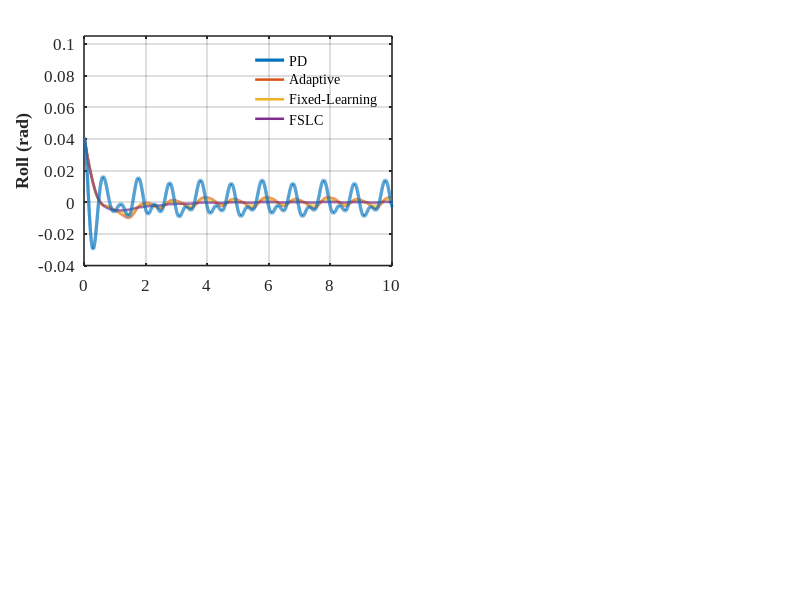

Here is the MATLAB script that generated this plot: (Note: this script raises an error after producing the figure.)
% 3-D Cubli 控制对比：PD vs Adaptive vs Fixed-Learning vs FSLC
function reproduce_simulation
%% 1. 系统物理参数初始化
Theta_0 = [16, -5.6, -5.6; -5.6, 16, -5.6; -5.6, -5.6, 16] * 1e-3; 
Theta_w = diag([1.811, 1.811, 1.811]) * 1e-4; 
hat_Theta_0 = Theta_0 - Theta_w; 
m_dist = [0.0787; 0.0787; 0.0787]; 
g_vec = [0; 0; -9.8];              
max_torque = 0.26; % 物理极限力矩             

% 增加一个全局阻尼系数，供所有控制器使用以计算 Bias
K_dump = 0.00005;

%% 2. 目标姿态与仿真设置
v_body = [1; 1; 1] / sqrt(3);
v_world = [0; 0; 1];
axis_rot = cross(v_body, v_world);
axis_rot = axis_rot / norm(axis_rot);
angle_rot = acos(dot(v_body, v_world));
q_target = [cos(angle_rot/2); axis_rot * sin(angle_rot/2)];
dt = 0.001;                        
T_final = 10;                      
time = 0:dt:T_final;
n = length(time);
% 统一的初始姿态
q0 = q_target + [0; 0.03; -0.02; 0.02]; 
q0 = q0 / norm(q0); 
% 有界反作用轮力矩扰动 (四组仿真共用，持续正弦扰动)
dist_all = zeros(3, n);
for i = 1:n
    dist_all(:, i) = [0.02 * sin(2*pi * 1.0 * time(i)); 
                      0.015 * cos(2*pi * 0.5 * time(i)); 
                      0.01 * sin(2*pi * 2.0 * time(i))];
end

%% ================== 仿真 1: FSLC 自学习控制 ==================
x_olc = zeros(10, n); x_olc(4:7, 1) = q0;
u_olc = zeros(3, n);
tilt_err_olc = zeros(2, n); % Roll/Pitch 倾角误差(rad)
Kp_olc = 12.0; Kd_olc = 1.5; 
alpha_olc = 0.85;     
epsilon_olc = 0.05;   
beta_olc = 50000.0;   
sigma_s = 3.0;        
p2_olc = 0.8;         
for i = 1:n-1
    w_h = x_olc(1:3, i); q = x_olc(4:7, i); w_w = x_olc(8:10, i);    
    
    q_inv = [q_target(1); -q_target(2:4)];
    q_err = zeros(4,1);
    q_err(1)   = q_inv(1)*q(1) - dot(q_inv(2:4), q(2:4));
    q_err(2:4) = q_inv(1)*q(2:4) + q(1)*q_inv(2:4) + cross(q_inv(2:4), q(2:4));
    
    Bias = q_err(2:4) + K_dump * w_w; 
    Gyro = w_h;
    tilt_err_olc(:, i) = cubliRollPitchTilt(q, v_body); 
    
    s_surf = Gyro + sigma_s * Bias; 
    s_sq = dot(s_surf, s_surf); 
    s_4 = s_sq * s_sq;          
    
    if i == 1
        u_prev_4 = 0;
    else
        u_prev_sq = dot(u_olc(:, i-1), u_olc(:, i-1));
        u_prev_4 = u_prev_sq * u_prev_sq;
    end
    
    p1_weight = alpha_olc / (1.0 + beta_olc * s_4 + 50.0 * u_prev_4) + epsilon_olc;
    
    u_pd = Kp_olc * Bias + Kd_olc * Gyro; 
    
    if i == 1
        u_raw = p2_olc * u_pd;
    else
        u_raw = p1_weight .* u_olc(:, i-1) + p2_olc * u_pd; 
    end
    u_olc(:, i) = max(min(u_raw, max_torque), -max_torque);
    
    % --- 物理动力学 ---
    p_wh = hat_Theta_0 * w_h + Theta_w * (w_h + w_w);
    R = [1-2*(q(3)^2+q(4)^2), 2*(q(2)*q(3)-q(1)*q(4)), 2*(q(2)*q(4)+q(1)*q(3));
         2*(q(2)*q(3)+q(1)*q(4)), 1-2*(q(2)^2+q(4)^2), 2*(q(3)*q(4)-q(1)*q(2));
         2*(q(2)*q(4)-q(1)*q(3)), 2*(q(3)*q(4)+q(1)*q(2)), 1-2*(q(2)^2+q(3)^2)]';
    dot_p_wh = -cross(w_h, p_wh) + cross(m_dist, R * g_vec);
    dot_p_ww = u_olc(:, i) + dist_all(:, i); 
    dot_wh = hat_Theta_0 \ (dot_p_wh - dot_p_ww);
    dot_ww = (Theta_w \ dot_p_ww) - dot_wh;
    W = [0, -w_h(1), -w_h(2), -w_h(3); w_h(1), 0, w_h(3), -w_h(2);
         w_h(2), -w_h(3), 0, w_h(1); w_h(3), w_h(2), -w_h(1), 0];
    dot_q = 0.5 * W * q;
    
    x_olc(1:3, i+1) = x_olc(1:3, i) + dot_wh * dt;
    x_olc(4:7, i+1) = x_olc(4:7, i) + dot_q * dt;
    x_olc(4:7, i+1) = x_olc(4:7, i+1) / norm(x_olc(4:7, i+1)); 
    x_olc(8:10, i+1)= x_olc(8:10, i) + dot_ww * dt;
end
q = x_olc(4:7, n);
tilt_err_olc(:, n) = cubliRollPitchTilt(q, v_body);

%% ================== 仿真 2: 纯自适应控制 (PD 控制) ==================
x_adp = zeros(10, n); x_adp(4:7, 1) = q0;
u_adp = zeros(3, n);
tilt_err_adp = zeros(2, n); % Roll/Pitch 倾角误差(rad)
Kp_base = 8.0; Kd_base = 1.0; Delta_Kp = 15.0; Delta_Kd = 2.0; alpha = 200.0;
for i = 1:n-1
    w_h = x_adp(1:3, i); q = x_adp(4:7, i); w_w = x_adp(8:10, i);    
    
    q_inv = [q_target(1); -q_target(2:4)];
    q_err = zeros(4,1);
    q_err(1)   = q_inv(1)*q(1) - dot(q_inv(2:4), q(2:4));
    q_err(2:4) = q_inv(1)*q(2:4) + q(1)*q_inv(2:4) + cross(q_inv(2:4), q(2:4));
    
    Bias_real = q_err(2:4); 
    Gyro = w_h;
    tilt_err_adp(:, i) = cubliRollPitchTilt(q, v_body); 
    Bias_adp = Bias_real + K_dump * w_w;
    
    e_norm_sq = dot(Bias_adp, Bias_adp); 
    Kp_adapt = Kp_base + Delta_Kp * (1 - exp(-alpha * e_norm_sq));
    Kd_adapt = Kd_base + Delta_Kd * (1 - exp(-alpha * e_norm_sq));
    
    u_raw = Kp_adapt * Bias_adp + Kd_adapt * Gyro; 
    u_adp(:, i) = max(min(u_raw, max_torque), -max_torque);
    
    % --- 物理动力学 ---
    p_wh = hat_Theta_0 * w_h + Theta_w * (w_h + w_w);
    R = [1-2*(q(3)^2+q(4)^2), 2*(q(2)*q(3)-q(1)*q(4)), 2*(q(2)*q(4)+q(1)*q(3));
         2*(q(2)*q(3)+q(1)*q(4)), 1-2*(q(2)^2+q(4)^2), 2*(q(3)*q(4)-q(1)*q(2));
         2*(q(2)*q(4)-q(1)*q(3)), 2*(q(3)*q(4)+q(1)*q(2)), 1-2*(q(2)^2+q(3)^2)]';
    dot_p_wh = -cross(w_h, p_wh) + cross(m_dist, R * g_vec);
    dot_p_ww = u_adp(:, i) + dist_all(:, i); 
    dot_wh = hat_Theta_0 \ (dot_p_wh - dot_p_ww);
    dot_ww = (Theta_w \ dot_p_ww) - dot_wh;
    W = [0, -w_h(1), -w_h(2), -w_h(3); w_h(1), 0, w_h(3), -w_h(2);
         w_h(2), -w_h(3), 0, w_h(1); w_h(3), w_h(2), -w_h(1), 0];
    dot_q = 0.5 * W * q;
    
    x_adp(1:3, i+1) = x_adp(1:3, i) + dot_wh * dt;
    x_adp(4:7, i+1) = x_adp(4:7, i) + dot_q * dt;
    x_adp(4:7, i+1) = x_adp(4:7, i+1) / norm(x_adp(4:7, i+1)); 
    x_adp(8:10, i+1)= x_adp(8:10, i) + dot_ww * dt;
end
q = x_adp(4:7, n);
tilt_err_adp(:, n) = cubliRollPitchTilt(q, v_body);

%% ================== 仿真 3: 固定学习强度控制 (PD 控制) ==================
x_fix = zeros(10, n); x_fix(4:7, 1) = q0;
u_fix = zeros(3, n);
tilt_err_fix = zeros(2, n); % Roll/Pitch 倾角误差(rad)
Kp_fix = 12.0; Kd_fix = 1.5; 
p1_fixed = 0.2; % 历史权重
p2_fixed = 0.8; % 当前计算结果权重
for i = 1:n-1
    w_h = x_fix(1:3, i); q = x_fix(4:7, i); w_w = x_fix(8:10, i);    
    
    q_inv = [q_target(1); -q_target(2:4)];
    q_err = zeros(4,1);
    q_err(1)   = q_inv(1)*q(1) - dot(q_inv(2:4), q(2:4));
    q_err(2:4) = q_inv(1)*q(2:4) + q(1)*q_inv(2:4) + cross(q_inv(2:4), q(2:4));
    
    Bias = q_err(2:4) + K_dump * w_w; 
    Gyro = w_h;
    tilt_err_fix(:, i) = cubliRollPitchTilt(q, v_body); 
    
    u_pd = Kp_fix * Bias + Kd_fix * Gyro; 
    
    if i == 1
        u_raw = p2_fixed * u_pd;
    else
        u_raw = p2_fixed * u_pd + p1_fixed * u_fix(:, i-1); 
    end
    u_fix(:, i) = max(min(u_raw, max_torque), -max_torque);
    
    % --- 物理动力学 ---
    p_wh = hat_Theta_0 * w_h + Theta_w * (w_h + w_w);
    R = [1-2*(q(3)^2+q(4)^2), 2*(q(2)*q(3)-q(1)*q(4)), 2*(q(2)*q(4)+q(1)*q(3));
         2*(q(2)*q(3)+q(1)*q(4)), 1-2*(q(2)^2+q(4)^2), 2*(q(3)*q(4)-q(1)*q(2));
         2*(q(2)*q(4)-q(1)*q(3)), 2*(q(3)*q(4)+q(1)*q(2)), 1-2*(q(2)^2+q(3)^2)]';
    dot_p_wh = -cross(w_h, p_wh) + cross(m_dist, R * g_vec);
    dot_p_ww = u_fix(:, i) + dist_all(:, i); 
    dot_wh = hat_Theta_0 \ (dot_p_wh - dot_p_ww);
    dot_ww = (Theta_w \ dot_p_ww) - dot_wh;
    W = [0, -w_h(1), -w_h(2), -w_h(3); w_h(1), 0, w_h(3), -w_h(2);
         w_h(2), -w_h(3), 0, w_h(1); w_h(3), w_h(2), -w_h(1), 0];
    dot_q = 0.5 * W * q;
    
    x_fix(1:3, i+1) = x_fix(1:3, i) + dot_wh * dt;
    x_fix(4:7, i+1) = x_fix(4:7, i) + dot_q * dt;
    x_fix(4:7, i+1) = x_fix(4:7, i+1) / norm(x_fix(4:7, i+1)); 
    x_fix(8:10, i+1)= x_fix(8:10, i) + dot_ww * dt;
end
q = x_fix(4:7, n);
tilt_err_fix(:, n) = cubliRollPitchTilt(q, v_body);

%% ================== 仿真 4: PD 控制 (保留硬件调试系数 0.7 和 /10) ==================
x_hw = zeros(10, n); x_hw(4:7, 1) = q0;
u_hw = zeros(3, n);
tilt_err_hw = zeros(2, n); % Roll/Pitch 倾角误差(rad)

% 保留硬件调试系数：比例项乘 0.7，微分项除以 10。
% 保留变量名 x_hw/u_hw 以尽量减少对原绘图结构的修改。
Balance_KP = Kp_olc; 
Balance_KD = Kd_olc;  

for i = 1:n-1
    w_h = x_hw(1:3, i); q = x_hw(4:7, i); w_w = x_hw(8:10, i);    
    
    q_inv = [q_target(1); -q_target(2:4)];
    q_err = zeros(4,1);
    q_err(1)   = q_inv(1)*q(1) - dot(q_inv(2:4), q(2:4));
    q_err(2:4) = q_inv(1)*q(2:4) + q(1)*q_inv(2:4) + cross(q_inv(2:4), q(2:4));
    
    Bias = q_err(2:4) + K_dump * w_w; 
    Gyro = w_h;
    tilt_err_hw(:, i) = cubliRollPitchTilt(q, v_body); 
    
    % PD：按硬件实验控制律计算（以仿真中的 Gyro 单位为准）
    u_raw = Balance_KP * 0.7 * Bias + (Balance_KD / 10.0) * Gyro; 
    
    u_hw(:, i) = max(min(u_raw, max_torque), -max_torque);
    
    % --- 物理动力学 ---
    p_wh = hat_Theta_0 * w_h + Theta_w * (w_h + w_w);
    R = [1-2*(q(3)^2+q(4)^2), 2*(q(2)*q(3)-q(1)*q(4)), 2*(q(2)*q(4)+q(1)*q(3));
         2*(q(2)*q(3)+q(1)*q(4)), 1-2*(q(2)^2+q(4)^2), 2*(q(3)*q(4)-q(1)*q(2));
         2*(q(2)*q(4)-q(1)*q(3)), 2*(q(3)*q(4)+q(1)*q(2)), 1-2*(q(2)^2+q(3)^2)]';
    dot_p_wh = -cross(w_h, p_wh) + cross(m_dist, R * g_vec);
    dot_p_ww = u_hw(:, i) + dist_all(:, i); 
    dot_wh = hat_Theta_0 \ (dot_p_wh - dot_p_ww);
    dot_ww = (Theta_w \ dot_p_ww) - dot_wh;
    W = [0, -w_h(1), -w_h(2), -w_h(3); w_h(1), 0, w_h(3), -w_h(2);
         w_h(2), -w_h(3), 0, w_h(1); w_h(3), w_h(2), -w_h(1), 0];
    dot_q = 0.5 * W * q;
    
    x_hw(1:3, i+1) = x_hw(1:3, i) + dot_wh * dt;
    x_hw(4:7, i+1) = x_hw(4:7, i) + dot_q * dt;
    x_hw(4:7, i+1) = x_hw(4:7, i+1) / norm(x_hw(4:7, i+1)); 
    x_hw(8:10, i+1)= x_hw(8:10, i) + dot_ww * dt;
end
q = x_hw(4:7, n);
tilt_err_hw(:, n) = cubliRollPitchTilt(q, v_body);

% 0:dt:T_final 共 n 个采样时刻，但控制计算只执行到 n-1。
% 绘图中对末端控制量进行零阶保持，避免 10 s 处人为掉到零。
u_olc(:, n) = u_olc(:, n-1);
u_adp(:, n) = u_adp(:, n-1);
u_fix(:, n) = u_fix(:, n-1);
u_hw(:, n)  = u_hw(:, n-1);

%% ================== PD 与 Fixed-Learning 差异程度检查 ==================
idx_check = time >= 5 & time <= 8;
roll_rmse  = sqrt(mean((tilt_err_hw(1,idx_check) - tilt_err_fix(1,idx_check)).^2));
pitch_rmse = sqrt(mean((tilt_err_hw(2,idx_check) - tilt_err_fix(2,idx_check)).^2));
fprintf('5-8 s PD 与 Fixed-Learning 的 Roll RMSE = %.6e rad\n', roll_rmse);
fprintf('5-8 s PD 与 Fixed-Learning 的 Pitch RMSE = %.6e rad\n', pitch_rmse);

%% ================== 5. 绘图分析：论文双栏版，左右等宽，仅导出 PNG ==================

save_dir = fullfile(fileparts(mfilename('fullpath')), 'results');
if ~exist(save_dir, 'dir')
    mkdir(save_dir);
end

figure_names = {'Attitude Error', ...
                'Body Angular Velocity', ...
                'Wheel Angular Velocity', ...
                'Control Torque'};

y_labels_list = {
    {'Roll (rad)', 'Pitch (rad)'}, ...
    {'\omega_{hx} (rad/s)', '\omega_{hy} (rad/s)', '\omega_{hz} (rad/s)'}, ...
    {'\omega_{w1} (rad/s)', '\omega_{w2} (rad/s)', '\omega_{w3} (rad/s)'}, ...
    {'T_1 (N\cdot m)', 'T_2 (N\cdot m)', 'T_3 (N\cdot m)'}
};

% ================== 论文绘图统一参数 ==================
font_name = 'Times New Roman';

axis_font_size   = 12;     % 坐标轴刻度字体
label_font_size  = 15;     % x/y 标签字体
legend_font_size = 10;     % 图例字体

line_width_main  = 1.8;    % 左侧主图线宽
line_width_inset = 1.6;    % 右侧局部放大图线宽
line_width_pd    = 2.3;    % PD 蓝色实线适当加粗，提高可辨识度
axis_line_width  = 1.1;    % 坐标轴线宽

% 使用 MATLAB 默认颜色顺序，但固定各方法的颜色与绘制顺序无关
% PD: 第1色；Adaptive: 第2色；Fixed-Learning: 第3色；FSLC: 第4色
method_colors = get(groot, 'defaultAxesColorOrder');

for fig_idx = 1:4

    % ================== 创建适合双栏论文的画布 ==================
    fig = figure('Visible', 'off', 'Color', 'w', ...
        'Units', 'centimeters', ...
        'Position', [2, 2, 19.5, 13.8], ...
        'Name', figure_names{fig_idx});

    set(fig, 'ToolBar', 'none', 'MenuBar', 'none');

    if fig_idx == 1
        num_subplots = 2;   % Attitude Error 只有两行
    else
        num_subplots = 3;
    end

    % 不使用总标题
    % sgtitle(figure_names{fig_idx}, 'FontSize', 13, 'FontWeight', 'bold');

    % ================== 左右两列等宽布局 ==================
    % 增大左边距，避免纵坐标标签显示不全
    main_x  = 0.105;
    main_w  = 0.385;

    inset_x = 0.57;
    inset_w = 0.385;

    top_y    = 0.94;
    bottom_y = 0.10;
    row_gap  = 0.075;

    row_h = (top_y - bottom_y - (num_subplots - 1) * row_gap) / num_subplots;

    for j = 1:num_subplots

        % ================== 数据映射 ==================
        % fig_idx=1: 统一从机体对角线相对世界竖直方向计算 Roll/Pitch 倾角误差
        if fig_idx == 1
            data_olc = tilt_err_olc(j,:);
            data_adp = tilt_err_adp(j,:);
            data_fix = tilt_err_fix(j,:);
            data_hw  = tilt_err_hw(j,:);
        elseif fig_idx == 2
            data_olc = x_olc(j,:);
            data_adp = x_adp(j,:);
            data_fix = x_fix(j,:);
            data_hw  = x_hw(j,:);
        elseif fig_idx == 3
            data_olc = x_olc(j+7,:);
            data_adp = x_adp(j+7,:);
            data_fix = x_fix(j+7,:);
            data_hw  = x_hw(j+7,:);
        elseif fig_idx == 4
            data_olc = u_olc(j,:);
            data_adp = u_adp(j,:);
            data_fix = u_fix(j,:);
            data_hw  = u_hw(j,:);
        end

        % 当前行位置
        y_pos = top_y - j * row_h - (j - 1) * row_gap;

        % ==========================================================
        % 左侧主图：0-10 s
        % ==========================================================
        ax = axes(fig, 'Position', [main_x, y_pos, main_w, row_h]);

        % 先画其他三种方法，再把 PD 蓝色实线置顶。
        % 保留所有控制器原始数据，不改变绘图的物理量。
        hold(ax, 'on');
        p2 = plot(ax, time, data_adp, 'Color', method_colors(2,:), ...
                  'LineStyle', '-', 'LineWidth', line_width_main);
        p3 = plot(ax, time, data_fix, 'Color', method_colors(3,:), ...
                  'LineStyle', '-', 'LineWidth', line_width_main);
        p4 = plot(ax, time, data_olc, 'Color', method_colors(4,:), ...
                  'LineStyle', '-', 'LineWidth', line_width_main);
        p1 = plot(ax, time, data_hw, 'Color', [0 0.4470 0.7410], ...
                  'LineStyle', '-', 'LineWidth', line_width_pd);

        grid(ax, 'on');
        box(ax, 'on');
        xlim(ax, [0, 10]);

        ylabel(ax, y_labels_list{fig_idx}{j}, ...
            'FontSize', label_font_size, ...
            'FontWeight', 'bold', ...
            'FontName', font_name, ...
            'Interpreter', 'tex');

        if j == num_subplots
            xlabel(ax, 'Time (s)', ...
                'FontSize', label_font_size, ...
                'FontWeight', 'bold', ...
                'FontName', font_name);
        end

        set(ax, ...
            'FontName', font_name, ...
            'FontSize', axis_font_size, ...
            'LineWidth', axis_line_width);

        % ================== 图例：放在左侧第一幅曲线图内部 ==================
if j == 1
    yl = ylim(ax);
    y_range = yl(2) - yl(1);

    % 为图例在图内留出顶部空白
    if fig_idx == 2
        % Body Angular Velocity 第一行曲线幅值较大，顶部多留空
        ylim(ax, [yl(1), yl(2) + 1.10 * y_range]);
    elseif fig_idx == 4
        ylim(ax, [yl(1), yl(2) + 0.80 * y_range]);
    elseif fig_idx == 3
        ylim(ax, [yl(1), yl(2) + 0.55 * y_range]);
    else
        ylim(ax, [yl(1), yl(2) + 0.45 * y_range]);
    end

    % 图例保持在左侧第一个坐标轴内部，不手动设置 Position
    lgd = legend(ax, [p1, p2, p3, p4], ...
        {'PD', 'Adaptive', 'Fixed-Learning', 'FSLC'}, ...
        'Location', 'northeast', ...
        'FontSize', legend_font_size, ...
        'FontName', font_name, ...
        'Box', 'off', ...
        'Color', 'none');

    % 单列图例，PD 显示为蓝色虚线
    lgd.NumColumns = 1;
end

        % ==========================================================
        % 右侧局部放大图：5-8 s，与左图等宽等高
        % ==========================================================
        ax_in = axes(fig, 'Position', [inset_x, y_pos, inset_w, row_h]);

        % 局部放大图与主图保持颜色、线型和遮挡顺序一致
        hold(ax_in, 'on');
        plot(ax_in, time, data_adp, 'Color', method_colors(2,:), ...
             'LineStyle', '-', 'LineWidth', line_width_inset);
        plot(ax_in, time, data_fix, 'Color', method_colors(3,:), ...
             'LineStyle', '-', 'LineWidth', line_width_inset);
        plot(ax_in, time, data_olc, 'Color', method_colors(4,:), ...
             'LineStyle', '-', 'LineWidth', line_width_inset);
        plot(ax_in, time, data_hw, 'Color', [0 0.4470 0.7410], ...
             'LineStyle', '-', 'LineWidth', line_width_pd);

        xlim(ax_in, [5, 8]);

        idx = (time >= 5) & (time <= 8);

        y_min = min([min(data_hw(idx)), min(data_adp(idx)), ...
                     min(data_fix(idx)), min(data_olc(idx))]);

        y_max = max([max(data_hw(idx)), max(data_adp(idx)), ...
                     max(data_fix(idx)), max(data_olc(idx))]);

        y_margin = max(abs(y_max - y_min) * 0.20, 1e-4);
        ylim(ax_in, [y_min - y_margin, y_max + y_margin]);

        grid(ax_in, 'on');
        box(ax_in, 'on');

        % 不使用右侧小图标题
        % title(ax_in, '5s-8s details', 'FontSize', 8, 'FontWeight', 'normal');

        set(ax_in, ...
            'FontName', font_name, ...
            'FontSize', axis_font_size, ...
            'LineWidth', axis_line_width);

        if j == num_subplots
            xlabel(ax_in, 'Time (s)', ...
                'FontSize', label_font_size, ...
                'FontWeight', 'bold', ...
                'FontName', font_name);
        end

    end

    % ================== 文件名处理 ==================
    file_name = regexprep(figure_names{fig_idx}, '\s+', '_');

    % ================== 仅导出 PNG ==================
    exportgraphics(fig, fullfile(save_dir, [file_name, '.png']), ...
        'Resolution', 600);

    close(fig);
end

methods = ["FSLC"; "Fixed-learning"; "Adaptive"; "PD"];
tilts = {tilt_err_olc, tilt_err_fix, tilt_err_adp, tilt_err_hw};
window = time >= 3 & time <= 10;
stats = zeros(4,4);
for k = 1:4
    angles = tilts{k}(:,window);
    stats(k,:) = [mean(angles(1,:)), var(angles(1,:)), ...
                  mean(angles(2,:)), var(angles(2,:))];
end
result = array2table(stats, 'VariableNames', ...
    {'RollMean_rad','RollVariance_rad2','PitchMean_rad','PitchVariance_rad2'});
result = addvars(result,methods,'Before',1,'NewVariableNames','Method');
writetable(result,fullfile(save_dir,'table1.csv'));
ref = readtable(fullfile(fileparts(mfilename('fullpath')),'reference','table1.csv'));
assert(isequal(string(ref.Method),methods) && all(abs(stats-ref{:,2:5}) < 1e-12,'all'), ...
    'Simulation results differ from the archived values.');
save(fullfile(save_dir,'trajectories.mat'),'time','x_olc','x_fix','x_adp','x_hw', ...
    'u_olc','u_fix','u_adp','u_hw','tilt_err_olc','tilt_err_fix','tilt_err_adp','tilt_err_hw');
end

%% Local function
function roll_pitch = cubliRollPitchTilt(q, v_body)
% q: 单位四元数 [w; x; y; z]，将机体系方向旋转到世界系
% v_body: 机体系中沿平衡角点对角线的单位方向 [1;1;1]/sqrt(3)
% 在期望平衡状态，v_world_axis=[0;0;1]，因此 Roll/Pitch 都为 0。
% 注意：这里计算的是对角线在世界坐标系下的两轴倾角，
% 不是直接把四元数 q_e(2:3) 当作角度，也不是整个机体的欧拉角。
    q = q(:) / norm(q);
    v_body = v_body(:) / norm(v_body);
    qv = q(2:4);
    % 四元数将机体系对角线旋转到世界坐标系
    v_world_axis = v_body + 2*q(1)*cross(qv, v_body) ...
                    + 2*cross(qv, cross(qv, v_body));
    v_world_axis = v_world_axis / norm(v_world_axis);

    % 将对角线相对竖直方向的偏离按世界系 X/Y 方向分解
    roll  = atan2(-v_world_axis(2), v_world_axis(3));
    pitch = atan2(v_world_axis(1), hypot(v_world_axis(2), v_world_axis(3)));
    roll_pitch = [roll; pitch];
end
